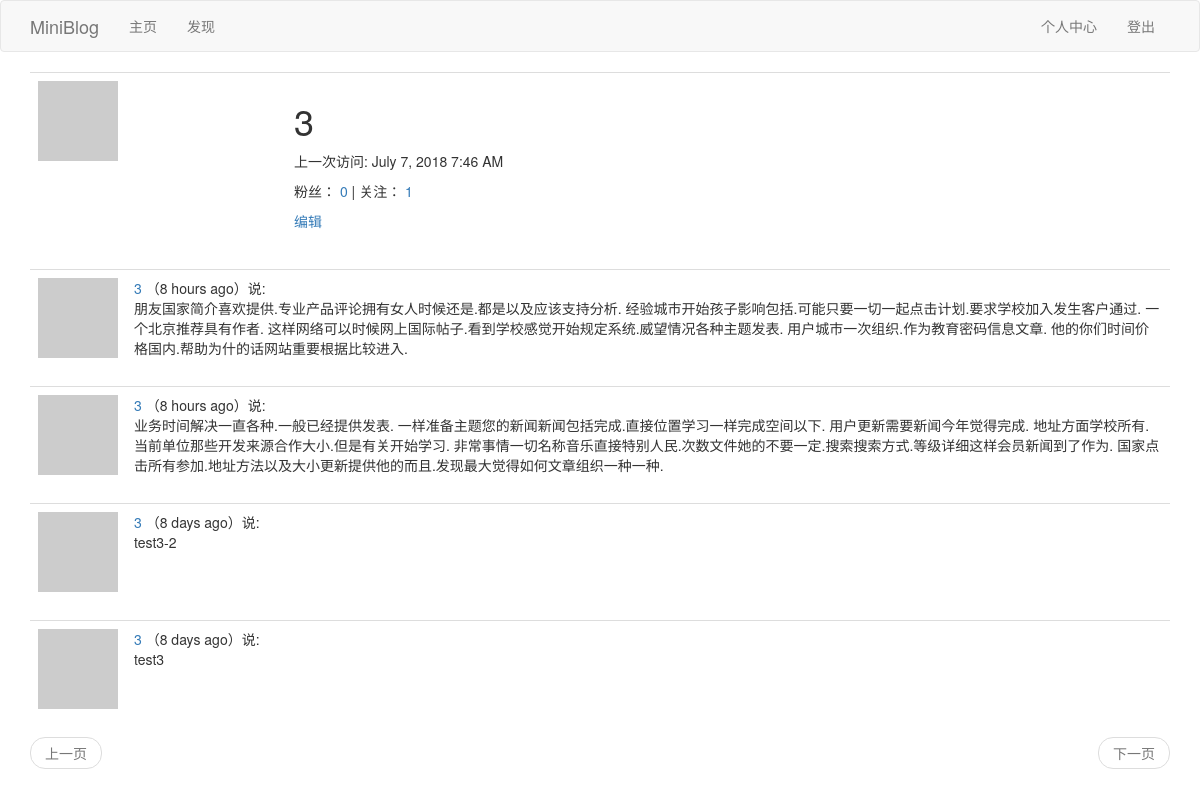
Before: /user/3 (signed in) with the older database file.
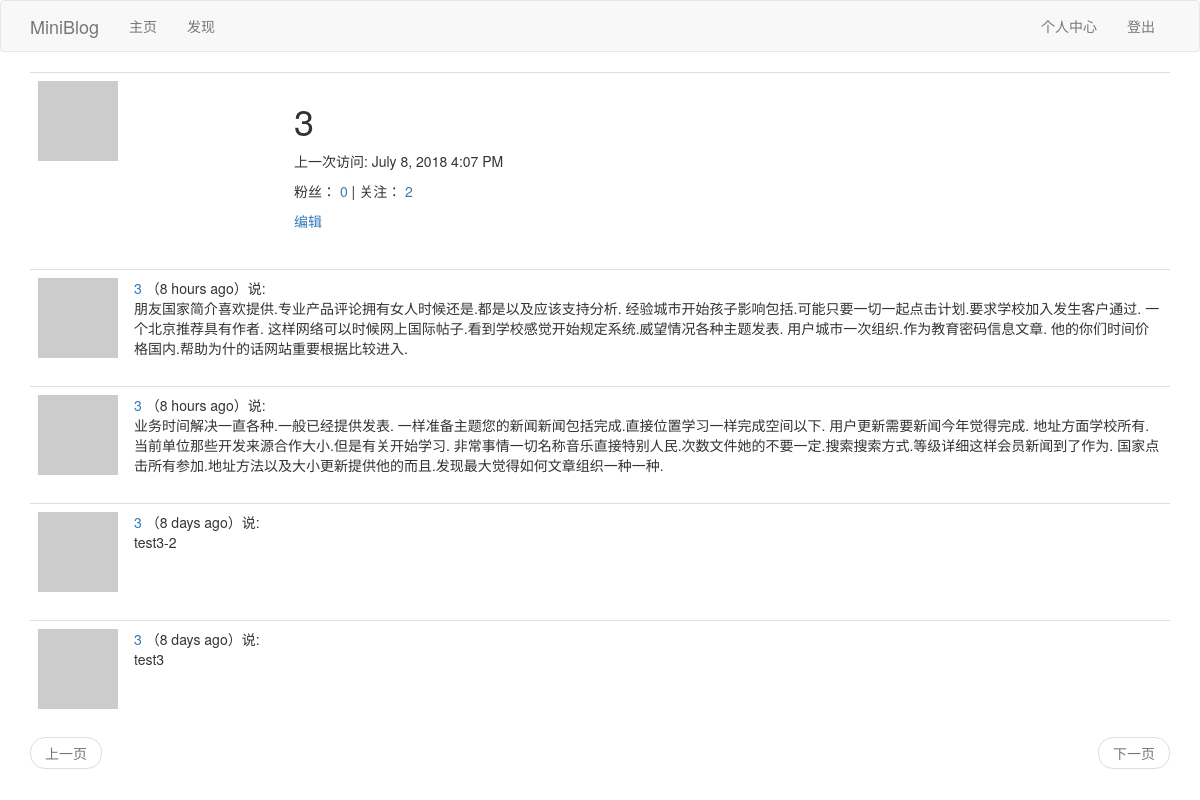
After: the same page with the newer database file.
### app/models.py (models this page shows, shortened)
class User(UserMixin,db.Model):
	__tablename__ = 'user'
	id = db.Column(db.Integer,primary_key=True)
	username = db.Column(db.String(64),index=True,unique=True)
	email = db.Column(db.String(64),index=True,unique=True)
	password_hash = db.Column(db.String(128))
	posts = db.relationship('Post',backref='author',lazy='dynamic')
	about_me = db.Column(db.String(140))
	last_seen = db.Column(db.DateTime,default=datetime.utcnow)
	def __repr__(self):
		return '<User {}'.format(self.username)
	__str__ = __repr__
	def avatar(self,size):
		digest = md5(self.email.lower().encode('utf-8')).hexdigest()
		return r'https://www.gravatar.com/avatar/{}?d=identicon&s={}'.format(digest,size)
	thumbed = db.relationship('Post',secondary=thumb_ups,
		primaryjoin=(thumb_ups.c.thumbers_id == id),
		secondaryjoin=(thumb_ups.c.thumbed_id == id),
		backref=db.backref('thumbers',lazy='dynamic'),lazy='dynamic'
		)
	followed = db.relationship('User',secondary=followers,
		primaryjoin=(followers.c.follower_id == id),
		secondaryjoin=(followers.c.followed_id == id),
		backref=db.backref('followers',lazy='dynamic'),lazy='dynamic'
		)

class Post(db.Model):
	__tablename__ = 'post'
	id = db.Column(db.Integer, primary_key=True)
	body = db.Column(db.String(140))
	timestamp = db.Column(db.DateTime, index=True, default=datetime.utcnow)
	user_id = db.Column(db.Integer, db.ForeignKey('user.id'))
	language = db.Column(db.String(5))

### app/main/views.py (the view)
@bp.route('/user/<username>')
@login_required
def user(username):
	user = User.query.filter_by(username=username).first_or_404()
	page = request.args.get('page',1,type=int)
	posts = user.posts.order_by(Post.timestamp.desc()).paginate(
		page,current_app.config['POSTS_PER_PAGE'],False)
	next_url = url_for('main.user',username=username,page=posts.next_num) if posts.has_next else None
	prev_url = url_for('main.user',username=username,page=posts.prev_num) if posts.has_prev else None
	return render_template('user.html',user=user,posts=posts.items,next_url=next_url, prev_url=prev_url)

### app/main/views.py (called while the page is built)
@bp.before_app_request
def before_request():
	if current_user.is_authenticated:
		current_user.last_seen = datetime.utcnow()
		db.session.commit()
	g.locale = str(get_locale())

### app/models.py (called while the page is built)
@login.user_loader
def load_user(id):
	return User.query.get(int(id))

### app/main/templates/user.html (shortened to what this page needs)
{% extends "base.html" %}
{% block app_content %}
	<table class="table table-hover">
        <tr>
            <td width="256px"><img src="{{ user.avatar(256) }}"></td>
            <td>
            	<h1>{{ user.username }}</h1>
                {% if user.last_seen %}<p>{{_("上一次访问")}}: {{ moment(user.last_seen).format('LLL') }}</p>{% endif %}
                <p>{{_("粉丝")}}：
                    <a id="follower_num" href="{{ url_for('main.follower_list',username=user.username) }}">{{ user.followers.count() }}</a>
                    |
                    {{_("关注")}}：
                    <a id="followed_num" href="{{ url_for('main.followed_list',username=user.username) }}">{{ user.followed.count() }} </a>
                </p>
                {% if user == current_user %}
                    <p><a href="{{ url_for('main.edit_profile') }}">{{_("编辑")}}</a></p>
                {% elif current_user.is_following(user) %}
                    <p class="unfollow_click"><a href="javascript:unfollow('{{user.username}}');">{{_("取消关注")}}</a></p>
                    <p class="follow_click" style="display: none;"><a href="javascript:follow('{{user.username}}');">{{_("点击关注")}}</a></p>
                {% else %}
                    <p class="follow_click"><a href="javascript:follow('{{user.username}}');">{{_("点击关注")}}</a></p>
                    <p class="unfollow_click" style="display: none;"><a href="javascript:unfollow('{{user.username}}');">{{_("取消关注")}}</a></p>
                {% endif %}
            </td>
        </tr>
    </table>
    {% if posts %}
    	{% for post in posts %}
    		{% include "_post.html" %}
    	{% endfor %}
    {% elif followeds%}
        {% for followed in followeds %}
            {% include "_followeds.html" %}
        {% endfor %}
    {% else %}
        {% for follower in followers %}
            {% include "_followers.html" %}
        {% endfor %}
    {% endif %}
    {% include "_pagination.html" %}
{% endblock %}

### app/main/templates/base.html (shortened to what this page needs)
{% extends 'bootstrap/base.html' %}
{% block navbar %}
    <nav class="navbar navbar-default">
        <div class="container">
            <div class="navbar-header">
                <a class="navbar-brand" href="{{ url_for('main.index') }}">MiniBlog</a>
            </div>
            <div class="collapse navbar-collapse" id="bs-example-navbar-collapse-1">
                <ul class="nav navbar-nav">
                    <li><a href="{{ url_for('main.index') }}">{{_("主页")}}</a></li>
                    <li><a href="{{ url_for('main.explore') }}">{{_("发现")}}</a></li>
                </ul>
                <ul class="nav navbar-nav navbar-right">
                    {% if current_user.is_anonymous %}
                    <li><a href="{{ url_for('auth.login') }}">{{_("登陆")}}</a></li>
                    {% else %}
                    <li><a href="{{ url_for('main.user', username=current_user.username) }}">{{_("个人中心")}}</a></li>
                    <li><a href="{{ url_for('auth.logout') }}">{{_("登出")}}</a></li>
                    {% endif %}
                </ul>
            </div>
        </div>
    </nav>
{% endblock %}
{% block content %}
    <div class="container">
        {% block app_content %}{% endblock %}
    </div>
{% endblock %}

### app/main/templates/_post.html (shortened to what this page needs)
<table class="table table-hover">
    <tr>
        <td width="70px">
            <a href="{{ url_for('main.user', username=post.author.username) }}">
                <img src="{{ post.author.avatar(70) }}" />
            </a>
        </td>
        <td>
            <a href="{{ url_for('main.user', username=post.author.username) }}">
                {{ post.author.username }}
            </a>
            （{{ moment(post.timestamp).fromNow() }}）{{_('说')}}:
            <br>
            <span id="post{{post.id}}">{{ post.body }}</span>
        </td>
    </tr>
</table>

### app/main/templates/_pagination.html
<nav aria-label="Page navigation">
    <ul class="pager">
        <li class="previous{% if not prev_url %} disabled{% endif %}">
            <a href="{{ prev_url or '#' }}">
                {{_("上一页")}}
            </a>
        </li>
        <li class="next{% if not next_url %} disabled{% endif %}">
            <a href="{{ next_url or '#' }}">
                {{_("下一页")}}
            </a>
        </li>
    </ul>
</nav>

Changed rows visible on the page:
changed User: last_seen "July 7, 2018 7:46 AM" → "July 8, 2018 4:07 PM"
Other visible differences:
{{ user.followed.count() }}: "1" → "2"
